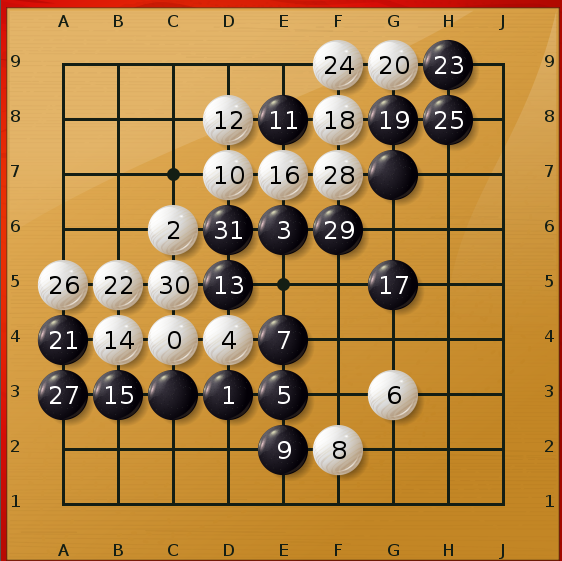
//> input picture TestGame1.png, 562 x 561 px
$ ./GoBoardReaderNative ../TestGame1.png   (built with g++ and OpenCV 4, older OpenCV classes emulated)
//> lines starting //> are read from the running program, lines starting //| are printed output that depends on the picture; after the words box and inside, x2 and y2 are one past the last pixel; in counts of white or black regions, pixels touching at a corner belong together
### nativeCode/boardSegmenter.h
#ifndef BOARD_SEGMENTER_H_
#define BOARD_SEGMENTER_H_

#include <opencv2/core/core.hpp>

class BoardSegmenter{

private:
	cv::Rect boundingBox;
	const cv::Mat src;

public:
	BoardSegmenter(const cv::Mat src) : src(src){};

	void calculateBoundingBox(cv::Rect &bBox);

	template<typename T> void segmentImages(T &img);
	template<typename T, typename... Args> void segmentImages(T &img, Args&... args);

	template<typename T> void unsegmentPoints(std::vector<T> &points);
	template<typename T, typename... Args> void unsegmentPoints(std::vector<T> &points, Args&... args);
};

// [14 lines left out: functions unsegmentPoints, unsegmentPoints, not called in this run]

template<typename T>  void BoardSegmenter::segmentImages(T &img){
	img = img(boundingBox);
}

// [4 lines left out: function segmentImages, not called in this run]

#endif

### nativeCode/evaluation.h
#ifndef EVALUATION_H_
#define EVALUATION_H_

#include <opencv2/highgui/highgui.hpp>

#include <string>
#include <unordered_map>

using namespace std;

class Evaluater {
private:
	std::vector<cv::Point2f> emptyIntersects;
	std::vector<cv::Point2f> blackIntersects;
	std::vector<cv::Point2f> whiteIntersects;
	std::vector<cv::Point3f> blackPieces;
	std::vector<cv::Point3f> whitePieces;
	std::vector<cv::Point2f> allIntersects;
	cv::Mat image;
	string filename;
	std::vector<cv::Point2f> contour;
	bool evaluatable = false;

	int startTime = -1;
	std::vector<std::string> stepTimes;

	static vector<pair<string, string>> usedValues;

	cv::FileStorage getFileStorage();
	cv::FileStorage getMemoryStorage();
	void saveParameters(cv::FileStorage fs);

public:
	Evaluater(const char *filename);
	Evaluater(const char *, cv::Mat&);

	void setImage(cv::Mat &image){ this->image = image; }
	void checkIntersectionCorrectness(const std::vector<cv::Point2f>&, int xOffset, int yOffset);
	void checkPieceCorrectness(const std::vector<cv::Point3f>&, const std::vector<cv::Point3f>&, int xOffset, int yOffset);
	void checkOverallCorrectness(const std::vector<cv::Point2f>&);
	void checkColorCorrectness(uchar board[], std::vector<cv::Point2f> &intersections, int xOffset = 0, int yOffset = 0);

	void setStartTime();
	void saveStepTime(string description);
	void printStepTimes();

	static long conf(string name, long defaultVal);
	static double conf(string name, double defaultVal);
	static string conf(string name, string defaultVal);

	void showImage(){cv::imshow("evaluated", image);}
};

#endif

### nativeCode/colorDetection.h
#ifndef COLORDETECTION_H_
#define COLORDETECTION_H_

#include <opencv2/core/core.hpp>

class ColorDetector{
private:
	const cv::Mat &src;
	const std::vector<cv::Point2f> &intersections;

public:
	ColorDetector(const cv::Mat &src, const std::vector<cv::Point2f> &intersections)
		: src(src), intersections(intersections){};

	void getColors(uchar *pieces);
};


#endif

### nativeCode/gapsFilling.h
#ifndef GAPS_FILLING_H_
#define GAPS_FILLING_H_

#include <opencv2/core/core.hpp>

class GapsFiller{
private:
	/*
	 * Generates a set of "perfect" keypoints modeling a Go-Board of \p squareLength size
	 */
	void generateReferenceKeypoints(
			std::vector<cv::Point2f> &object,   //!< return vector for the modeled keypoints
			int squareLength                    //!< the size of the go-board to model
	);

	/*
	 * Generates a set of "perfect" keypoints modeling a Go-Board trying to leave out those which do not have corresponding
	 * keypoints in the \p intersections vector
	 */
	void generateCorrespondingKeypoints(
			std::vector<cv::Point2f> &keypoints,      //!< return vector of the modeled keypoints
			std::vector<cv::Point2f> &intersections,  //!< the intersections to model the keypoints after
			cv::Point2f &mp                           //!< the center of the image
	);

public:
	/*
	 * Fills in the gaps of intersections which have not been found on basis of the ones already found
	 */
	void fillGaps(
			std::vector<cv::Point2f> intersections,          //!< the intersections that have been found so far
			std::vector<cv::Point2f> &filledIntersections,   //!< the return vector for the filled intersections
			cv::Mat &src                                     //!< the image
	);
};
#endif

### nativeCode/pieceDetection.h
#ifndef PIECEDETECTION_H_
#define PIECEDETECTION_H_

class PieceDetector{
public:
	/**
	 * Detects white and black pieces on the board. Whites may be skipped if they are too uncertain to deliver better
	 * accuracy.
	 *
	 * /param src: the image with the board on it
	 * /param darkCircles: the output vector of black pieces
	 * /param whiteCircles: the output vector of white pieces
	 */
	void detectPieces(cv::Mat &src, std::vector<cv::Point3f> &darkPieces, std::vector<cv::Point3f> &lightPieces);
};


#endif

### nativeCode/util.h
#ifndef UTIL_H_
#define UTIL_H_

#include <stdlib.h>
#include <sys/timeb.h>

#include <opencv2/core/core.hpp>
#include <opencv2/imgproc/imgproc.hpp>

#ifdef USE_JNI

#include <jni.h>
#include <android/log.h>

#define LOG_TAG "T_ANIMAL::GBR::NativeComponent"
#define LOGD(...) ((void)__android_log_print(ANDROID_LOG_DEBUG, LOG_TAG, __VA_ARGS__))

inline void vector_Point2f_to_Mat(std::vector<cv::Point2f>& v_rect, cv::Mat& mat) {
	mat = cv::Mat(v_rect, true);
}
inline void vector_Point3f_to_Mat(std::vector<cv::Point3f>& v_rect, cv::Mat& mat) {
	mat = cv::Mat(v_rect, true);
}

#define imshow(...) ""

template <typename T>
std::string to_string(T value)
{
    std::ostringstream os ;
    os << value ;
    return os.str() ;
}
#else
#define LOGD(...) fprintf(stdout, __VA_ARGS__); cout << endl;
#endif


/*
 * Get the current milliseconds since the epoch
 */
int getMilliCount();

/**
 * Get the time passed since nTimeStart in milliseconds
 *
 * \param nTimeStart a timestamp in milliseconds
 *
 * \returns milliseconds since nTimeStart
 */
int getMilliSpan(int nTimeStart);


/**
 * Rotate an image ccw by \p angle degrees
 *
 * \param src the image to rotate
 * \param dst the output array
 * \param angle the angle to rotate the image by
 */
void rotate(cv::Mat& src, cv::Mat& dst, double angle);

/**
 * Utility function to sort a vector of pairs after pair.first
 *
 * \param a: the first pair to compare
 * \param b: the seconds par to compare
 *
 * \returns a.first < b.first
 */
bool sortFunction(std::pair<double, cv::Point2f> a, std::pair<double, cv::Point2f> b);

/**
 * Returns the opencv type of the Matrix as a human readable String
 *
 * \param type: an opencv type
 */
std::string type2str(int type);


/**
 * Draws a histogram of \p src onto \p dst
 *
 * \param src: the Mat to calculate the histogram of
 * \param dest: the Mat to draw the histogram onto
 */
void drawHistogram(const cv::Mat &src, cv::Mat &dst);

#endif

### nativeCode/intersectionDetection.h
#ifndef INTERSECTIONDETECTION_H_
#define INTERSECTIONDETECTION_H_

#include <opencv2/core/core.hpp>

/**
 * Returns whether \p x0 <= \p x <= \p x1
 */
bool IsBetween(const double& x0, const double& x, const double& x1);

/**
 * FIXME: Probably broken anyway...
 */
bool FindIntersection(const double& x0, const double& y0, const double& x1,
		const double& y1, const double& a0, const double& b0, const double& a1,
		const double& b1, double& xy, double& ab);

/**
 * Returns whether the two line segments \p a and \p b intersect
 */
cv::Point2f computeIntersect(cv::Vec4i a, cv::Vec4i b);

/**
 * Get the intersections of all horizontal vectors \p horz with all vertical vectors \p vert. An intersection is only
 * counted if there's no other intersection within \p maxOffset
 */
void getIntersections(
		std::vector<cv::Point2f> &intersections, //!< return vector to write the intersections to
		const std::vector<cv::Vec4i> &horz,      //!< horizontal line segments
		const std::vector<cv::Vec4i> &vert,      //!< vertical line segments
		const int maxOffset = 10                 //!< distance in norm2 within which two intersections are
		                                         //!<   considered the same
		);

/**
 * Selects those intersections that are part of the go-board. Starts at the center of the image, computes the distance
 * between the two intersection closest to it and then repeatedly selects all the intersections closer than this
 * distance to a previously selected one.
 */
void selectBoardIntersections(
		cv::Mat &src,                                     //!< the src image
		std::vector<cv::Point2f> intersections,           //!< the input intersections
		std::vector<cv::Point2f> &selectedIntersections   //!< output vector for the filtered intersections
		);

/**
 * Removes duplicates, ie intersections closer to each other than a specific threshhold
 */
void removeDuplicateIntersections(
		std::vector<cv::Point2f> &intersections  //!< all the intersections
		);
#endif

### nativeCode/lineDetection.h
#ifndef LINEDETECTION_H_
#define LINEDETECTION_H_

#include <stdlib.h>
#include <vector>

#include <opencv2/core/core.hpp>
#include <opencv2/imgproc/imgproc.hpp>

class LineDetector {
private:
	const cv::Mat &src;
	float horzThreshhold;
	float vertThreshhold;

	//calculates the distance of the point P(x,y) from the line l
	inline double distance(cv::Vec4i l, long x, long y){
		return abs((l[3]-l[1])*x - (l[2]-l[0])*y + l[2]*l[1] - l[3]*l[0]) / sqrt((l[3]-l[1])*(l[3]-l[1])+(l[2]-l[0])*(l[2]-l[0]));
	}

	void mergeNearbyLines(std::vector<cv::Vec4i> &horz, std::vector<cv::Vec4i> &vert);
public:
	LineDetector(const cv::Mat &src) : LineDetector(src, 2, 2){};
	LineDetector(const cv::Mat &src, float horzThreshhold, float vertThreshhold)
		: src(src), horzThreshhold(horzThreshhold), vertThreshhold(vertThreshhold){};

	/**
	 * Detect all vertical and horizontal lines in an image. Verticality and horizontality are determined by their
	 * pitch compared to a specified threshhold. Lines are detected using probabalistic hough transform.
	 */
	void detectVertHorzLines_HOUGH(
			std::vector<cv::Vec4i> &horz,   //!< output of horizontal lines
			std::vector<cv::Vec4i> &vert    //!< output of vertical lines
			);

	/**
	 * Detect all vertical and horizontal lines in an image. Verticality and horizontality are determined by their
	 * pitch compared to a specified threshhold. Lines are detected using the LSD algorithm, then filtered by length
	 * and stitched.
	 */
	void detectVertHorzLines_LSD (
			std::vector<cv::Vec4i> &horz,   //!< output of horizontal lines
			std::vector<cv::Vec4i> &vert    //!< output of vertical lines
			);

	/**
	 * Get the averagle angle to the x axis of all entries of \p lines. The return value is in the range -90 < x < 90.
	 */
	static double getAverageAngle(std::vector<cv::Vec4i> lines);
};
#endif

### nativeCode/boardSegmenter.cpp
#include "boardSegmenter.h"

#include <opencv2/imgproc/imgproc.hpp>

#include <iostream>

using namespace cv;
using namespace std;

void BoardSegmenter::calculateBoundingBox(Rect &bBox){
	Mat img;
	src.copyTo(img);

	rectangle(img, Point(img.cols/2-20, img.rows/2-20), Point(img.cols/2+20, img.rows/2+20), Scalar(0,0,0), -1);
	floodFill(img, noArray(), Point(img.cols/2, img.rows/2), Scalar(120), &boundingBox);

	boundingBox.x -= 10;
	boundingBox.y -= 10;
	boundingBox.height += 20;
	boundingBox.width += 20;

	if(boundingBox.x < 0){
		boundingBox.height += boundingBox.x; boundingBox.x=0;
	}
	if(boundingBox.y < 0){
		boundingBox.width += boundingBox.y; boundingBox.y=0;
	}
	if(boundingBox.x + boundingBox.width > img.cols){
		boundingBox.width = img.cols-boundingBox.x;
	}
	if(boundingBox.y+boundingBox.height > img.rows){
		boundingBox.height = img.rows-boundingBox.y;
	}

	bBox = this->boundingBox;
}

### nativeCode/evaluation.cpp
#include <opencv2/core/core.hpp>
#include <opencv2/imgproc/imgproc.hpp>

#include <iostream>
#include <iomanip>
#include <string>
#include <sstream>
#include <unordered_map>
#include <sys/time.h>
#include <time.h>

#include "evaluation.h"
#include "util.h"

using namespace std;
using namespace cv;

vector<pair<string, string>> Evaluater::usedValues = vector<pair<string, string>>();

// [4 lines left out: function Evaluater, not called in this run]

Evaluater::Evaluater(const char *filename) {
	this->filename = string(filename);
	char annotFilename[strlen(filename) + 7];
	strcpy(annotFilename, filename);
	strcpy(&annotFilename[strlen(filename) - 4], "_annot.yml");

	FileStorage readStorage(annotFilename, FileStorage::READ);

	readStorage["emptyIntersects"] >> emptyIntersects;
	readStorage["blackIntersects"] >> blackIntersects;
	readStorage["whiteIntersects"] >> whiteIntersects;
	readStorage["blackPieces"] >> blackPieces;
	readStorage["whitePieces"] >> whitePieces;

	readStorage.release();

	allIntersects.reserve(emptyIntersects.size() + whiteIntersects.size() + blackIntersects.size());
	allIntersects.insert(allIntersects.end(), emptyIntersects.begin(), emptyIntersects.end());
	allIntersects.insert(allIntersects.end(), blackIntersects.begin(), blackIntersects.end());
	allIntersects.insert(allIntersects.end(), whiteIntersects.begin(), whiteIntersects.end());

	if (allIntersects.size() != 0) {
		evaluatable = true;
		convexHull(allIntersects, contour);
	}
}

// [347 lines left out: functions getFileStorage, getMemoryStorage, saveParameters, checkIntersectionCorrectness, checkFilledCorrectness, checkPieceCorrectness and 2 more, not called in this run]


void Evaluater::setStartTime(){
	startTime = getMilliCount();
}
void Evaluater::saveStepTime(string description){
	if(startTime == -1)
		return;

	stringstream ss;
	ss << "# " <<  setfill('0') << setw(3) << getMilliCount()-startTime << " :: " << description;
	stepTimes.push_back(ss.str());
}
// [40 lines left out: functions printStepTimes, conf, conf, conf, not called in this run]

### nativeCode/util.cpp
#include "util.h"

using namespace cv;
using namespace std;

int getMilliCount() {
	timeb tb;
	ftime(&tb);
	int nCount = tb.millitm + (tb.time & 0xfffff) * 1000;
	return nCount;
}

// [6 lines left out: function getMilliSpan, not called in this run]

bool sortFunction(pair<double, Point2f> a, pair<double, Point2f> b) {
	return a.first < b.first;
}

// [65 lines left out: functions rotate, type2str, drawHistogram, not called in this run]

### nativeCode/GoBoardReaderNative.cpp
#include <opencv2/core/core.hpp>
#include <opencv2/features2d/features2d.hpp>
#include <opencv2/imgproc/imgproc.hpp>
#include <opencv2/highgui/highgui.hpp>
#include <opencv2/calib3d/calib3d.hpp>

#include <iostream>
#include <stdio.h>

#include "lineDetection.h"
#include "intersectionDetection.h"
#include "util.h"
#include "pieceDetection.h"
#include "gapsFilling.h"
#include "colorDetection.h"
#include "evaluation.h"
#include "boardSegmenter.h"

using namespace cv;
using namespace std;

Evaluater *globEval = NULL;

void detect(Mat &input, vector<Point2f> &intersections, vector<Point2f> &selectedIntersections,
		vector<Point2f> &filledIntersections, vector<Point3f> &darkCircles, vector<Point3f> &lightCircles, char *board,
		Mat_<double> &transformationMatrix, Mat_<Point2f> *prevIntersections=0) {
//> called with board = ""

	if(globEval != NULL) globEval->setStartTime();
//	resize(src, src, Size(), 0.75, 0.75, INTER_LINEAR);
//	globEval->saveStepTime("Resized input");


	Mat gray, hsv, bgr, threshed, src;
	src = input.clone();
	Rect bounding;
	vector<Vec4i> horz, vert;
	Point2f originalCenter(src.cols/2, src.rows/2);

	warpPerspective(src, src, transformationMatrix, src.size(), INTER_LINEAR | WARP_INVERSE_MAP);
	vector<Point2f> tmp1;
	tmp1.push_back(originalCenter);
	invert(transformationMatrix, transformationMatrix);
	perspectiveTransform(tmp1, tmp1, transformationMatrix);
	originalCenter = tmp1[0];

	cvtColor(src, gray, COLOR_BGR2GRAY);
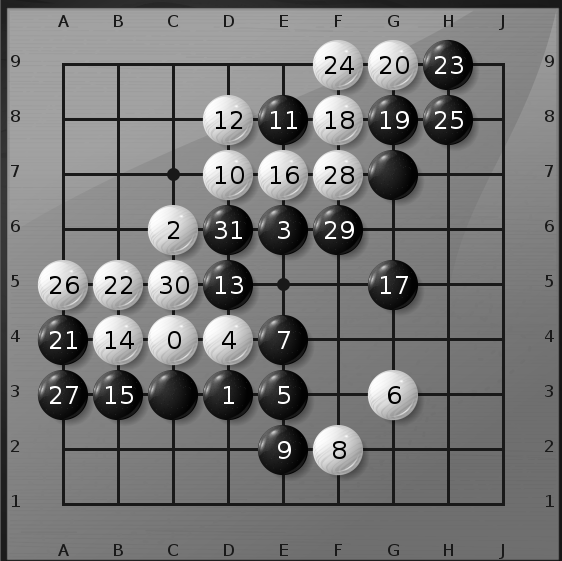
//> gray: 561 rows x 562 cols, CV_32FC1; min 0, max 255, mean 119.6
	cvtColor(src, hsv, COLOR_BGR2HSV);
//> hsv: 561 rows x 562 cols, CV_32FC3; mean H, S, V 207.3, 0.6, 179
	src.convertTo(bgr, CV_8UC4);
	gray.convertTo(threshed, CV_8UC1);
	adaptiveThreshold(threshed, threshed, 255, ADAPTIVE_THRESH_MEAN_C, CV_THRESH_BINARY, 45, 1);
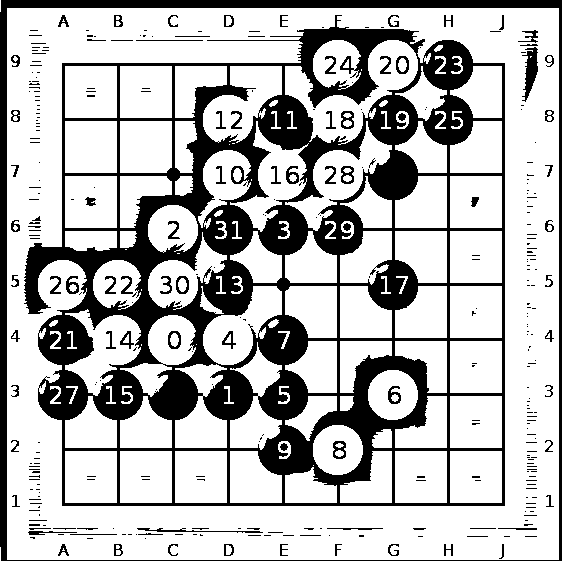
//> threshed: 561 rows x 562 cols, CV_8UC1; 72.7% white; 337 black regions (248 under 20 px), largest, box (x1, y1, x2, y2) and area: (24, 15, 505, 506) 68354, (0, 0, 562, 561) 10552, (522, 47, 538, 102) 458
	if(globEval != NULL) globEval->saveStepTime("Created working copies");


	//segment board from background
	BoardSegmenter boardSegmenter(threshed);
	boardSegmenter.calculateBoundingBox(bounding);
//> (the rest of the program and of its run is left out)
